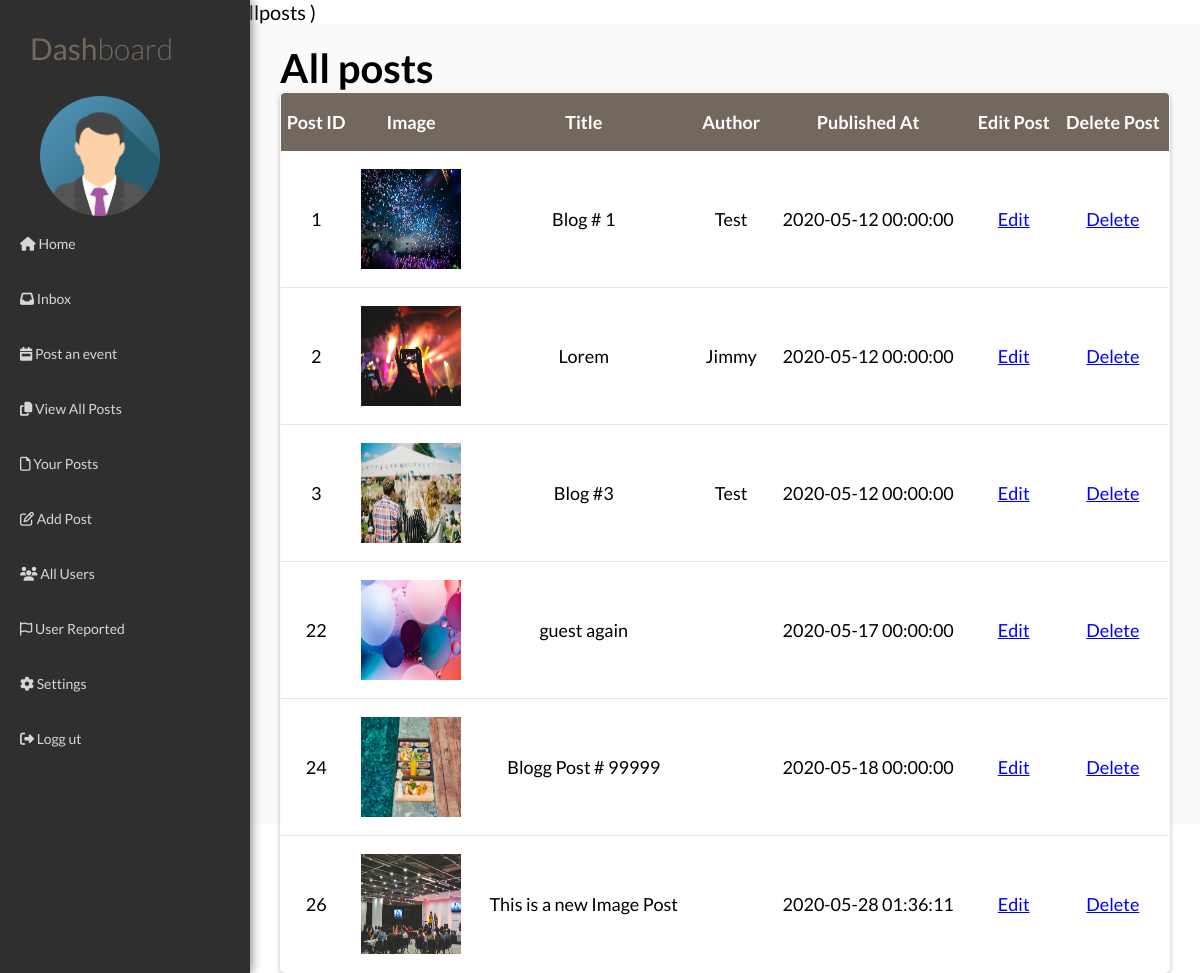
Screenshot of /admins/allposts (signed in) with the database file from the repository.
### tables this page shows
CREATE TABLE `users` (
  `id` int(11) NOT NULL,
  `image` text NOT NULL,
  `name` varchar(255) NOT NULL,
  `email` varchar(255) NOT NULL,
  `password` varchar(255) NOT NULL,
  `created_at` datetime NOT NULL DEFAULT current_timestamp(),
  `role` varchar(255) NOT NULL DEFAULT 'regular',
  `status` varchar(255) NOT NULL,
  `active` varchar(255) NOT NULL
);

CREATE TABLE `posts` (
  `id` int(11) NOT NULL,
  `author_id` int(11) NOT NULL,
  `image` text NOT NULL,
  `title` varchar(255) NOT NULL,
  `text` text NOT NULL,
  `author` varchar(255) NOT NULL,
  `published_at` datetime NOT NULL DEFAULT current_timestamp()
);

### app/controllers/Admins.controller.php (called while the page is built, shortened)
<?php
    class Admins extends Controller {
        public function __construct() {
            $this -> adminModel = $this -> model('Admin');
        }
        public function allPosts() {
            $isAdmin = $this -> adminModel -> isAdmin($_SESSION['user_id']);
            $user = $this -> adminModel -> getUser($_SESSION['user_id']);
            $getAllposts = $this -> adminModel -> getPosts();
            $userPost = $this -> adminModel -> getRegularUserPost($_SESSION['user_id']);
            $data = [
                'admin' => $isAdmin,
                "user" => $user,
                'posts' => $getAllposts,
                'user_post' => $userPost
            ];
            $this -> view('pages/admin/view_all_posts', $data);
        }
    }
?>

### app/libraries/Core.lib.php (called while the page is built, shortened)
<?php
    class Core {
        protected $currentMethod = 'index';
        public function __construct() {
            print_r($this -> getUrl());
            $url = $this->getUrl();
                if(($url !== false) && file_exists('../app/controllers/' . ucwords($url[0]). '.controller.php')){
                unset($url[0]);
            }
            $this->currentController = new $this->currentController;
            if(isset($url[1])) {
                if(method_exists($this -> currentController, $url[1])) {
                    $this -> currentMethod = $url[1];
                    unset($url[1]);
                }
            }
            $this -> params = $url ? array_values($url) : [];
            call_user_func_array([$this -> currentController, $this -> currentMethod], $this -> params);
        }
        public function getUrl() {
            if(isset($_GET['url'])) {
                $url = rtrim($_GET['url'], '/');
                $url = filter_var($url, FILTER_SANITIZE_URL);
                $url = explode('/', $url);
                return $url;
            } else {
                return false;
            }
        }
    }
?>

### public/index.php (called while the page is built, shortened)
<?php
    $init = new Core();
?>

### app/libraries/Database.lib.php (called while the page is built, shortened)
<?php
    class Database {
        private $host = DB_HOST;
        private $user = DB_USER;
        private $pass = DB_PASS;
        private $dbName = DB_NAME;
        private $stmt;
        public function __construct() {
            $dsn = 'mysql:hosts=' . $this -> host . ';dbname=' . $this ->dbName;
            $options = array(
                PDO::ATTR_PERSISTENT => true,
                PDO::ATTR_ERRMODE => PDO::ERRMODE_EXCEPTION
            );
            try {
                $this -> dbh = new PDO($dsn, $this -> user, $this -> pass, $options);
            } catch(PDOException $err) {
                $this -> error = $err -> getMessage();
                echo $this -> error;
            }
        }
        public function query($sql) {
            $this -> stmt = $this -> dbh -> prepare($sql);
        }
        public function bind($param, $value, $type = null){
            if(is_null($type)){
                switch(true){
                default:
                    $type = PDO::PARAM_STR;
                }
            }
            $this->stmt->bindValue($param, $value, $type);
        }
        public function execute() {
            return $this -> stmt -> execute();
        }
        public function resultSet() {
            $this -> execute();
            return $this -> stmt -> fetchAll(PDO::FETCH_OBJ);
        }
        public function single(){
            $this->execute();
            return $this->stmt->fetch(PDO::FETCH_OBJ);
         }
    }
?>

### app/models/Admin.model.php (called while the page is built, shortened)
<?php
    class Admin {
        private $db;
        public function __construct() {
            $this -> db = new Database();
        }
        public function getPosts() {
            $this -> db -> query("SELECT * FROM posts");
            return $result = $this -> db -> resultSet();
        }
        public function getRegularUserPost($id) {
            $this -> db -> query('SELECT * FROM posts WHERE author_id = :id');
            $this -> db -> bind(':id', $id);
            return $this -> db -> resultSet();
        }
        public function getUser($id) {
            $this -> db -> query("SELECT * FROM users WHERE id = :id");
            $this -> db -> bind(':id', $id);
            if($this -> db -> execute()) {
                return $result = $this -> db -> single();
            } else {
                return false;
            }
        }
        public function isAdmin($id) {
            $this -> db -> query('SELECT * FROM users WHERE id = :id');
            $this -> db -> bind(':id', $id);
            if($this -> db -> execute()) {
                $result = $this -> db -> single();
                return $result && $result -> role === 'admin';
            } else {
                return false;
            }
        }
    }
?>

### app/views/pages/admin/view_all_posts.view.php (the view, shortened to what this page needs)
<?php require_once APPROOT . '/views/pages/admin/includes/header.inc.php'; ?>
	<div class="container">
	<?php require_once APPROOT . '/views/pages/admin/includes/sidebar.inc.php'; ?>
	<div class="main-content">
        <h1>All posts</h1>
        <table>
            <thead>
                <tr>
                    <th>Post ID</th>
                    <th>Image</th>
                    <th>Title</th>
                    <th>Author</th>
                    <th>Published At</th>
                    <th>Edit Post</th>
                    <th>Delete Post</th>
                </tr>
            </thead>
            <tbody>
                    <?php foreach ($data['posts'] as $post) : ?>
                    <tr>
                        <td><?php echo $post -> id; ?></td>
                        <td>
                            <img src="<?php echo $post -> image; ?>" alt="" width="100" height="100">
                        </td>
                        <td><?php echo $post -> title; ?></td>
                        <td><?php echo $post -> author; ?></td>
                        <td><?php echo $post -> published_at; ?></td>
                        <td>
                            <a
                            href="<?php echo URLROOT; ?>/admins/editpost/<?php echo $post -> id; ?>"
                            style="text-decoration: underline; color: blue;"
                            >Edit</a>
                        </td>
                        <td>
                            <a
                                href="<?php echo URLROOT; ?>/admins/deletepost/<?php echo $post -> id; ?>"
                                style="text-decoration: underline; color: blue;"
                                >Delete
                            </a>
                        </td>
                    </tr>
                    <?php endforeach; ?>
            </tbody>
        </table>
	</div>
<?php require_once APPROOT . '/views/pages/admin/includes/footer.inc.php'; ?>

### app/views/pages/admin/includes/sidebar.inc.php
<div class="sidebar">
    <nav>
        <a href="<?php echo URLROOT; ?>/admins/index">Dash<span>board</span></a>
         <img
            src="<?php echo URLROOT . "/public/assets/img/" . $data['user'] -> image; ?>"
            class="sidebar__profile"
        >
        <?php if(!$data['admin']) : ?>
            <ul>
                <li><a href="<?php echo URLROOT; ?>/pages/index"> <i class="fas fa-home"></i> Home</a></li>
                <li><a href="<?php echo URLROOT; ?>/admins/inbox"><i class="fas fa-inbox"></i> Inbox</a></li>
                <li><a href="<?php echo URLROOT; ?>/admins/postevent"><i class="fas fa-calendar-week"></i> Post an event</a></li>
                <li><a href="<?php echo URLROOT; ?>/admins/getposts"><i class="far fa-file"></i> Your Posts</a></li>
                <li><a href="<?php echo URLROOT; ?>/admins/addpost"><i class="far fa-edit"></i> Add Post</a></li>
                <li><a href="<?php echo URLROOT; ?>/admins/settings"><i class="fas fa-cog"></i> Settings</a></li>
                <li>
                    <a href="<?php echo URLROOT; ?>/users/logout" class="Navbar__Link">
                    <i class="fa fa-sign-out" aria-hidden="true"></i>
                    Logg ut
                    </a>
                </li>
            </ul>
        <?php else : ?>
        <ul>
            <li><a href="<?php echo URLROOT; ?>/pages/index"> <i class="fas fa-home"></i> Home</a></li>
            <li><a href="<?php echo URLROOT; ?>/admins/inbox"><i class="fas fa-inbox"></i> Inbox</a></li>
            <li><a href="<?php echo URLROOT; ?>/admins/postevent"><i class="fas fa-calendar-week"></i> Post an event</a></li>
            <li><a href="<?php echo URLROOT; ?>/admins/allposts"><i class="fas fa-copy"></i> View All Posts</a></li>
            <li><a href="<?php echo URLROOT; ?>/admins/getposts"><i class="far fa-file"></i> Your Posts</a></li>
            <li><a href="<?php echo URLROOT; ?>/admins/addpost"><i class="far fa-edit"></i> Add Post</a></li>
            <li><a href="<?php echo URLROOT; ?>/admins/users"><i class="fas fa-users"></i> All Users</a></li>
            <li><a href="<?php echo URLROOT; ?>/admins/usersreported"><i class="far fa-flag"></i> User Reported</a></li>
            <li><a href="<?php echo URLROOT; ?>/admins/settings"><i class="fas fa-cog"></i> Settings</a></li>
            <li>
                <a href="<?php echo URLROOT; ?>/users/logout" class="Navbar__Link">
                    <i class="fa fa-sign-out" aria-hidden="true"></i>
                    Logg ut
                </a>
            </li>
        </ul>
        <?php endif; ?>
    </nav>
</div>

### public/assets/css/admin/abstract/color-variables.css (style rules this page uses)
:root { --ff-head: "Merriweather", serif; --ff-body: "Muli", sans-serif; --fs-body: 1.8rem; --fs-h2: 4rem; --fs-h4: 2.4rem; --fs-h5: 1.8rem; --clr-head: hsla(208, 11%, 15%, 1); --clr-body: hsla(208, 9%, 31%, 0.8); --clr-accent: hsla(216, 97%, 61%, 1); --gradient-color: linear-gradient( 90deg, rgb(255, 88, 88, 0.8), rgb(240, 152, 25, 0.8) ); }

### public/assets/css/admin/components/a-link.css (style rules this page uses)
a { text-decoration: none; }

### public/assets/css/admin/components/message.css (style rules this page uses)
a { text-decoration: none; }
.container { display: flex; width: 100%; height: 100%; }

### public/assets/css/admin/components/sidebar.css (style rules this page uses)
* { margin: 0; padding: 0; box-sizing: border-box; }
body, html { font-family: 'Lato', sans-serif; font-size: 20px; height: 100%; position: relative; }
a { color: #fff; text-decoration: none; }
.container { width: 100%; height: 100%; position: relative; }
.sidebar > nav > img { margin-left: 2rem; }
.sidebar { width: 250px; background-color: #302F2F; position: fixed; top: 0px; left: 0; bottom: 0; box-shadow: 1px 0px 10px #777; }
.sidebar__profile { border-radius: 50%; width: 6rem; }
.sidebar nav > a { font-size: 150%; display: inline-block; padding: 30px 0px; padding-left: 30px; opacity: 0.7; transition: all 0.2s; }
.sidebar nav a span { font-weight: 300; }
.sidebar nav ul { list-style: none; }
.sidebar nav ul li { font-size: 70%; padding: 19px 0; padding-left: 20px; }
.sidebar nav ul li a { color: #D7D5D5; }
.main-content { background-color: #fafafa; width: calc(100% - 250px); height: 100%; margin-left: 250px; padding: 20px 30px; }

### public/assets/css/admin/components/table.css (style rules this page uses)
table { border: 1px #a39485 solid; font-size: .9em; box-shadow: 0 2px 5px rgba(0,0,0,.25); width: 100%; border-collapse: collapse; border-radius: 5px; overflow: hidden; }
th, td { text-align: center; }
thead { font-weight: bold; color: #fff; background: #73685d; }
td, th { padding: 1em 0; vertical-align: middle; }
td { border-bottom: 1px solid rgba(0,0,0,.1); background: #fff; }
a { color: #73685d; }

### rows the page displays
users: image (picture)
posts: id "1", image (picture), title "Blog # 1", author "Test", published_at "2020-05-12 00:00:00"
posts: id "2", image (picture), title "Lorem", author "Jimmy", published_at "2020-05-12 00:00:00"
posts: id "3", image (picture), title "Blog #3", author "Test", published_at "2020-05-12 00:00:00"
posts: id "22", image (picture), title "guest again", published_at "2020-05-17 00:00:00"
posts: id "24", image (picture), title "Blogg Post # 99999", published_at "2020-05-18 00:00:00"
posts: id "26", image (picture), title "This is a new Image Post", published_at "2020-05-28 01:36:11"
